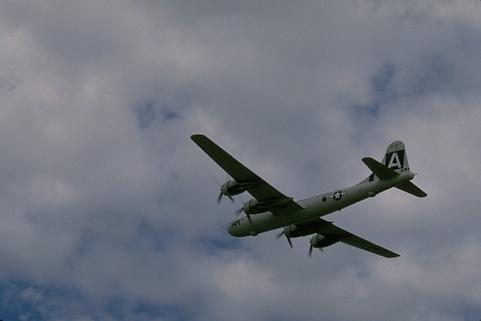
#> input picture plane.jpg, 481 x 321 px
$ jupyter execute --allow-errors HW4_Q3.ipynb
#> lines starting #> are read from the running program, lines starting #| are printed output that depends on the picture
[cell 1]
import scipy.io as spio
import matplotlib.pyplot as plt
import sys
import warnings
import math
import imageio
import PIL
import random
from sklearn.preprocessing import StandardScaler, normalize
from sklearn.model_selection import KFold
from sklearn.preprocessing import StandardScaler
from sklearn.model_selection import StratifiedShuffleSplit
from sklearn.model_selection import GridSearchCV
from sklearn.mixture import GaussianMixture
from sklearn import svm
from math import log
import numpy as np
np.seterr(divide='ignore')
import scipy

[cell 2]
image1 = imageio.imread('plane.jpg')
#> image1 is the input picture: shape (321, 481, 3); mean R, G, B 114, 118.3, 129.3
image2 = imageio.imread('bird.jpg')
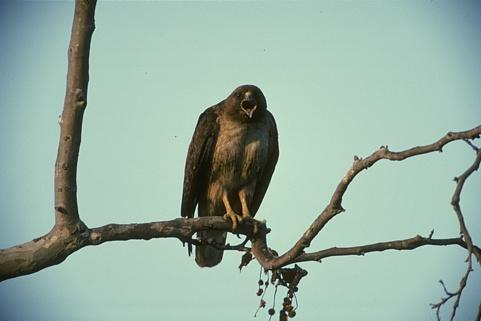
#> input picture bird.jpg, 481 x 321 px
#> image2 is the input picture: shape (321, 481, 3); mean R, G, B 151.2, 175.1, 163.2

[cell 3]
image1_cube = []
image2_cube = []
for idy in range(len(image1)):
    for idx in range(len(image1[0])):
        y = [idy, idx] + (list(image1[idy, idx]))
        image1_cube.append(y)
#> after the loop, image1_cube = 154401 items
image1_cube = normalize(np.array(image1_cube), norm='max', axis=0)

for idy in range(len(image2)):
    for idx in range(len(image2[0])):
        y = [idy, idx] + (list(image2[idy, idx]))
        image2_cube.append(y)
#> after the loop, image2_cube = 154401 items
image2_cube = normalize(np.array(image2_cube), norm='max', axis=0)

[cell 4]
g = GaussianMixture(n_components = 2)
model = g.fit(image1_cube)
y_pred = model.predict(image1_cube)

print(len(y_pred))
#| 154401
print(len(y_pred[y_pred>0]))
#| 19532
print(y_pred[:10])
#| [0 0 0 0 0 0 0 0 0 0]
print(y_pred.shape)
#| (154401,)

[cell 5]
pink = [255,192,203]
blue = [0, 0, 255]
new_img = []
for i in y_pred:
    if i == 0:
        new_img.append(pink)
    else:
        new_img.append(blue)
#> after the loop, new_img = 154401 items

new_img = np.array([new_img])
new_img = new_img.reshape(image1.shape)
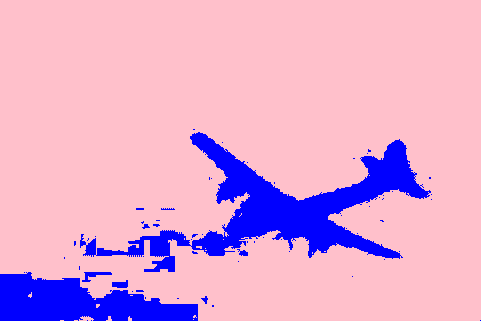
#> new_img: shape (321, 481, 3) int64; mean R, G, B 222.7, 167.7, 209.6
print(new_img.shape)
#| (321, 481, 3)
PIL.Image.fromarray(new_img.astype(np.uint8))

#> (a cell that did not finish here is left out)

[cell 7]
def fitAndTest(p_param, data):

    #Attach labels to data
#> called with p_param = 19, data = array of shape (154401, 5)
    X = data

    colors = {}
    for i in range(p_param):
        r = random.randint(0,255)
        g = random.randint(0,255)
        b = random.randint(0,255)
        colors[i] = [r, g, b]

    g = GaussianMixture(n_components=p_param)
    model = g.fit(X)
    y_pred = model.predict(X)

    print(y_pred[:10])
#| [10 10 10 10 10 10 10 10 10 10]
    new_img2 = []
    for i in y_pred:
        new_img2.append(colors[i])
#> after the loop, new_img2 = 154401 items

    print(new_img2[:10])
#| [[7, 47, 204], [7, 47, 204], [7, 47, 204], [7, 47, 204], [7, 47, 204], [7, 47, 204], [7, 47, 204], [7, 47, 204], [7, 47, 204], [7, 47, 204]]
    new_img2 = np.array([new_img2])
    new_img2 = new_img2.reshape((321, 481, 3))
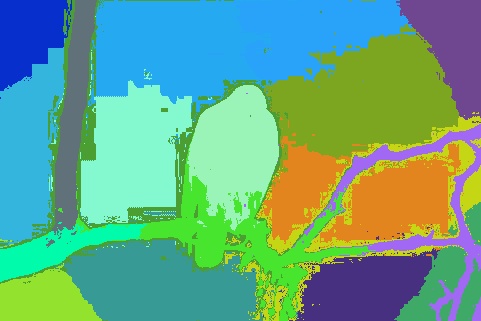
#> new_img2: shape (321, 481, 3) int64; mean of channels 0, 1, 2 99.8, 166.2, 135.7; drawn as R, G, B
    img = PIL.Image.fromarray(new_img2.astype(np.uint8))
    img.save('GMM_bird.jpg')
